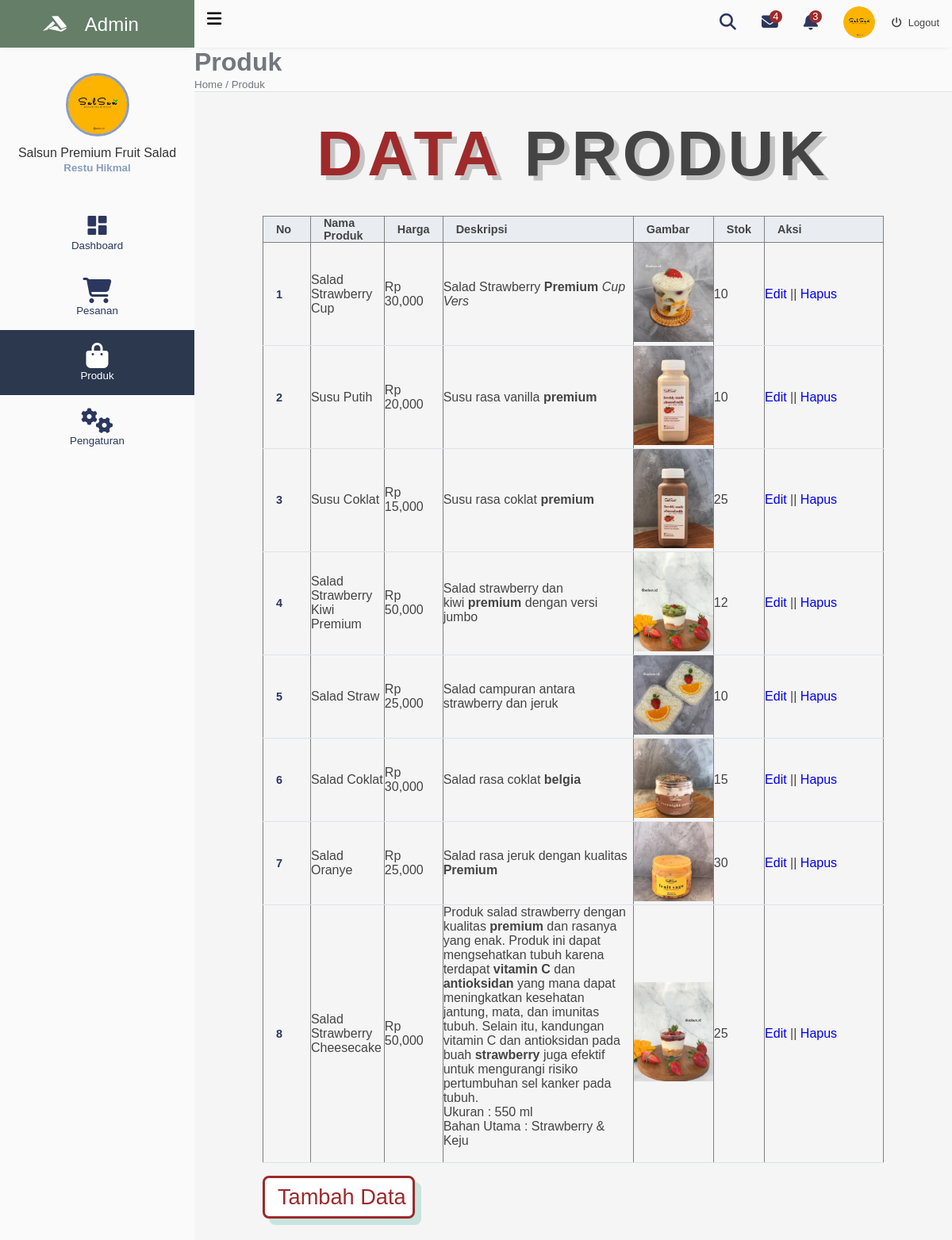
The app's page /Admin/produk.php (signed in) with its own data.
### tables this page shows
CREATE TABLE `produk` (
  `kode_produk` int(11) NOT NULL,
  `nama_produk` varchar(50) NOT NULL,
  `harga_produk` int(11) NOT NULL,
  `stok_produk` int(11) NOT NULL,
  `deskripsi_produk` text NOT NULL,
  `gambar_produk` varchar(100) NOT NULL
);

### functions.php (called while the page is built, shortened)
<?php
include 'db.php';
function get_product(){
    global $conn;
    $reponse = [
        'status' => false,
        'data' => [],
        'message' => ''
    ];
    $produk = mysqli_query($conn, "SELECT * FROM produk ORDER BY kode_produk DESC");
    if(mysqli_num_rows($produk) > 0){
        $reponse['status'] = true;
        while($data = mysqli_fetch_assoc($produk)){
            $reponse['data'][] = $data;
        }
    }else {
        $reponse['message'] = 'Data tidak ditemukan!';
    }
    return $reponse;
}
?>

### Admin/produk.php (the view, shortened to what this page needs)
<?php
    require '../functions.php';
    $products = get_product();
    $i = 1;
    if(!$products['status']){
        $error = $products['message'];
    }else {
        $products = $products['data'];
    }
?>
<!DOCTYPE html>
<html lang="en">
<head>
    <link rel="stylesheet" href="https://cdnjs.cloudflare.com/ajax/libs/font-awesome/6.2.0/css/all.min.css">
    <link href='https://unpkg.com/boxicons@2.1.4/css/boxicons.min.css' rel='stylesheet'>
    <link rel="stylesheet" href="../css/admin/produk.css">
</head>
<body>
    <div class="sidebar">
        <div class="side-header">
            <h2 class="fa-brands fa-accusoft"><span> Admin</span></h2>
        </div>
        <div class="side-content">
            <div class="profile">
                <div class="profile-img bg-img" style="background-image: url(../image/SALSUN_LOGO.png)"></div>
                <h4>Salsun Premium Fruit Salad</h4>
                <small><?php echo $_SESSION['data']->nama_penjual ?></small>
            </div>
            <div class="side-menu">
                    <ul>
                        <li>
                            <a href="index.php">
                                <span  class='bx bxs-dashboard icon'></span>
                                <small>Dashboard</small>
                            </a>
                        </li>
                        <li>
                            <a href="pesanan.php">
                                <span class="fa-solid fa-cart-shopping"></span>
                                <small>Pesanan</small>
                            </a>
                        </li>
                        <li>
                            <a href="produk.php">
                                <span class="fa-solid fa-bag-shopping"></span>
                                <small>Produk</small>
                            </a>
                        </li>
                        <li>
                            <a href="pengaturan.php">
                                <span class="fa-solid fa-gears"></span>
                                <small>Pengaturan</small>
                            </a>
                        </li>
                    </ul>
                </div>
            </div>
        </div>
<div class="main-content">
    <header>
        <div class="header-content">
            <label for="menu-toggle">
                <span  class="fa-solid fa-bars"></span>
            </label>
            <div class="header-menu">
                <label for="">
                    <span class="fa-solid fa-magnifying-glass"></span>
                </label>
                <div class="notify-icon">
                    <span class="fa-solid fa-envelope"></span>
                    <span class="notifiy">4</span>
                </div>
                <div class="notify-icon">
                    <span class="fa-solid fa-bell"></span>
                    <span class="notifiy">3</span>
                </div>
                <div class="user">
                    <div class="bg-img" style="background-image: url(../image/SALSUN_LOGO.png)"></div>
                    <span>
                        <form action="" method="POST" id="form-logout">
                            <span class="fa-solid fa-power-off" ></span>
                            <span id="logout">Logout</span>
                        </form>
                    </span>
                </div>
            </div>
        </div>
    </header>
    <main>
        <div class="page-header">
            <h1>Produk</h1>
            <small>Home / Produk</small>
        </div>
        <section class="order" id="about">
        <h1 class="heading"><span>Data</span> Produk</h1>
            <div class="box">
                <table border="1" cellspacing="0" class="table">
                    <thead>
                        <tr>
                            <th width="60px">No</th>
                            <th>Nama Produk</th>
                            <th>Harga</th>
                            <th>Deskripsi</th>
                            <th>Gambar</th>
                            <th>Stok</th>
                            <th width="150px">Aksi</th>
                        </tr>
                    </thead>
                    <tbody>
                        <?php if (isset($error)){ ?>
                            <tr>
                                <td colspan="8">Tidak ada data</td>
                            </tr>
                        <?php } else { ?>
                            <?php foreach($products as $row){ ?>
                                <tr>
                                    <td><?php echo $i++ ?></td>
                                    <td><?php echo $row['nama_produk'] ?></td>
                                    <td>Rp <?php echo number_format($row['harga_produk']) ?></td>
                                    <td><?php echo $row['deskripsi_produk'] ?></td>
                                    <td>
                                        <img src="../image/upload/<?php echo $row['gambar_produk'] ?>" width="100px">
                                    </td>
                                    <td><?php echo $row['stok_produk'] ?></td>
                                    <td>
                                        <a href="crud/produk/edit-produk.php?id=<?php echo $row['kode_produk'] ?>">Edit</a> || <a href="produk.php?idp=<?php echo $row['kode_produk'] ?>" onclick="return confirm('Yakin ingin hapus?')">Hapus</a>
                                    </td>
                                </tr>
                            <?php } ?>
                        <?php } ?>
                    </tbody>
                </table>
                <p><a href="crud/produk/tambah-produk.php" class="btn">Tambah Data</a></p><br>
            </div>
        </section>
    </main>
</div>
</body>
</html>

### css/admin/produk.css (style rules this page uses)
:root { --main-color: #647E68; --color-dark: #1d2231; --text-grey:#B0B0B0; --yellow :#eab229; --red :#9e2a2b; --black: #444; --light-color: #777; --box-shadow: .5rem .5rem rgba(22, 160, 133, .2); --text-shadow: .4rem .4rem rgba(0, 0, 0, .2); --border:.2rem solid var(--red); }
* { margin: 0; padding: 0; text-decoration: none; list-style-type: none; box-sizing: border-box; font-family: 'poppins',sans-serif; }
.sidebar { position: fixed; height: 100%; width: 245px; left: 0; bottom: 0; top: 0; z-index: 100; background: #FAFAFA; transition: left 300ms; overflow-y: auto; }
.side-header { box-shadow:0px 5px 5px -5px rgb(0 0 0 /10%); background: var(--main-color); height: 60px; display: flex; justify-content: center; align-items: center; }
.side-header h2, .side-header h2 span { color: #fff; padding: 1rem; font-weight: 400; }
.profile { text-align: center; padding: 2rem 0rem; }
.profile h4 { color: #333533; font-weight: 500; }
.profile small { color: #899dc1; font-weight: 600; }
.bg-img { background-repeat: no-repeat; background-size: cover; border-radius: 50%; background-size: cover; }
.profile-img { height: 80px; width: 80px; display: inline-block; margin: 0 auto .5rem auto; border: 3px solid #899DC1; }
.side-menu ul { text-align: center; }
.side-menu a { display: block; padding: 1rem 0rem; }
.side-menu a.active { background:#2B384E; }
.side-menu a.active span, .side-menu a.active small { color: #fff; }
.side-menu a span { display: block; text-align: center; font-size: 2rem; }
.side-menu a span, .side-menu a small { color: #2b375e; }
.main-content { margin-left: 245px; width: calc(100% - 245px); transition: margin-left 300ms; }
header { position: fixed; right: 0; top: 0; left: 245px; z-index: 100; height: 60px; box-shadow:0px 5px 5px -5px rgb(0 0 0 /10%); background: #fafafa; transition: left 300ms; }
.header-content, .header-menu { display: flex; align-items: center; }
.header-content { justify-content: space-between; padding: 0rem 1rem; }
.header-content label:first-child span { font-size: 1.3rem; }
.header-content label { cursor: pointer; }
.header-menu { justify-content: flex-end; padding-top: .5rem; }
.header-menu label, .header-menu .notify-icon { margin-right: 2rem; position: relative; color: #2b375e; }
.header-menu label span, .notify-icon span:first-child { font-size: 1.3rem; }
.notify-icon span:last-child { position: absolute; background: var(--red); height: 16px; width: 16px; display: flex; justify-content: center; align-items: center; border-radius: 50%; right: -5px; top: -5px; color: #fff; font-size: .8rem; font-weight: 500; }
.user { display: flex; align-items: center; }
.user span { color: var(--black); }
.user div , .client-img { height: 40px; width: 40px; margin-right: 1rem; }
.user span:last-child { display: inline-block; margin-left: .3rem; font-size: .8rem; }
main { margin-top: 60px; }
.page-header { padding: 1.3 1rem ; background: #fafafa; border-bottom: 1px solid #dee2e8; }
.page-header h1, .page-header small { color: #74767d; }
section { padding: 2rem 9%; }
section:nth-child(even) { background: #f5f5f5; }
.heading { text-align: center; padding-bottom: 2rem; text-shadow: var(--text-shadow); text-transform: uppercase; color: var(--black); font-size: 5rem; letter-spacing: .4rem; }
.heading span { text-transform: uppercase; color: var(--red); }
.btn { display: inline-block; margin-top: 1rem; padding: .5rem; padding-left: 1rem; border: var(--border); border-radius: .5rem; box-shadow: var(--box-shadow); color: var(--red); cursor: pointer; font-size: 1.7rem; background: #fff; }
table { border-collapse: collapse; width: 100%; }
table thead tr { background: #e9edf2; }
table thead th { padding: 0rem 1rem 0rem 1rem; text-align: left; color: #444; font-size: .9rem; }
table thead th:first-child { padding-left: 1rem; }
table tbody td { padding-left: 1rem 0rem; color: #444; }
table tbody td:first-child { padding-left: 1rem; color: #2b375e; font-weight: 600; font-size: .9rem; }
table tbody tr { border-bottom: 1px solid #dee2e8; }

### records on screen
produk: nama_produk "Salad Strawberry Cup", harga_produk "30,000", deskripsi_produk "Salad Strawberry Premium Cup Vers", gambar_produk (picture), stok_produk "10"
produk: nama_produk "Susu Putih", harga_produk "20,000", deskripsi_produk "Susu rasa vanilla premium", gambar_produk (picture), stok_produk "10"
produk: nama_produk "Susu Coklat", harga_produk "15,000", deskripsi_produk "Susu rasa coklat premium", gambar_produk (picture), stok_produk "25"
produk: nama_produk "Salad Strawberry Kiwi Premium", harga_produk "50,000", deskripsi_produk "Salad strawberry dan kiwi premium dengan versi jumbo", gambar_produk (picture), stok_produk "12"
produk: nama_produk "Salad Straw", harga_produk "25,000", deskripsi_produk "Salad campuran antara strawberry dan jeruk", gambar_produk (picture), stok_produk "10"
produk: nama_produk "Salad Coklat", harga_produk "30,000", deskripsi_produk "Salad rasa coklat belgia", gambar_produk (picture), stok_produk "15"
produk: nama_produk "Salad Oranye", harga_produk "25,000", deskripsi_produk "Salad rasa jeruk dengan kualitas P remium", gambar_produk (picture), stok_produk "30"
produk: nama_produk "Salad Strawberry Cheesecake", harga_produk "50,000", deskripsi_produk "Produk salad strawberry dengan kualitas premium dan rasanya yang enak. Produk ini dapat mengsehatkan tubuh karena terdapat vitamin C dan antioksidan yang mana dapat meningkatkan kesehatan jantung, mata, dan imunitas tubuh. Selain itu, kandungan vitamin C dan antioksidan pada buah strawberry juga efektif untuk mengurangi risiko pertumbuhan sel kanker pada tubuh. Ukuran : 550 ml Bahan Utama : Strawberry & Keju", gambar_produk (picture), stok_produk "25"

### other values on screen
$_SESSION['data']->nama_penjual "Restu Hikmal"
